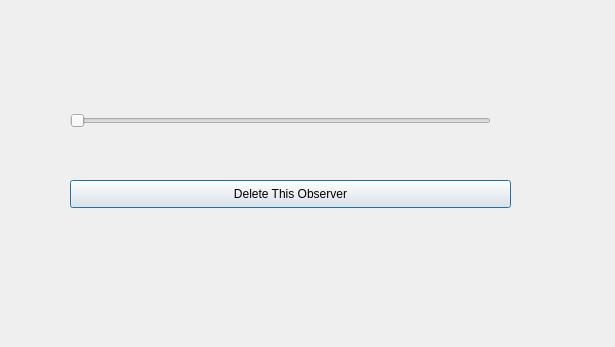
<?xml version="1.0" encoding="UTF-8"?>
<ui version="4.0">
 <class>ObserverDialog</class>
 <widget class="QDialog" name="ObserverDialog">
  <property name="geometry">
   <rect>
    <x>0</x>
    <y>0</y>
    <width>615</width>
    <height>347</height>
   </rect>
  </property>
  <property name="windowTitle">
   <string>Dialog</string>
  </property>
  <widget class="QSlider" name="horizontalSlider">
   <property name="geometry">
    <rect>
     <x>70</x>
     <y>110</y>
     <width>421</width>
     <height>22</height>
    </rect>
   </property>
   <property name="orientation">
    <enum>Qt::Horizontal</enum>
   </property>
  </widget>
  <widget class="QPushButton" name="ObserverDeleteButton">
   <property name="geometry">
    <rect>
     <x>70</x>
     <y>180</y>
     <width>441</width>
     <height>28</height>
    </rect>
   </property>
   <property name="text">
    <string>Delete This Observer</string>
   </property>
  </widget>
 </widget>
 <resources/>
 <connections/>
</ui>
